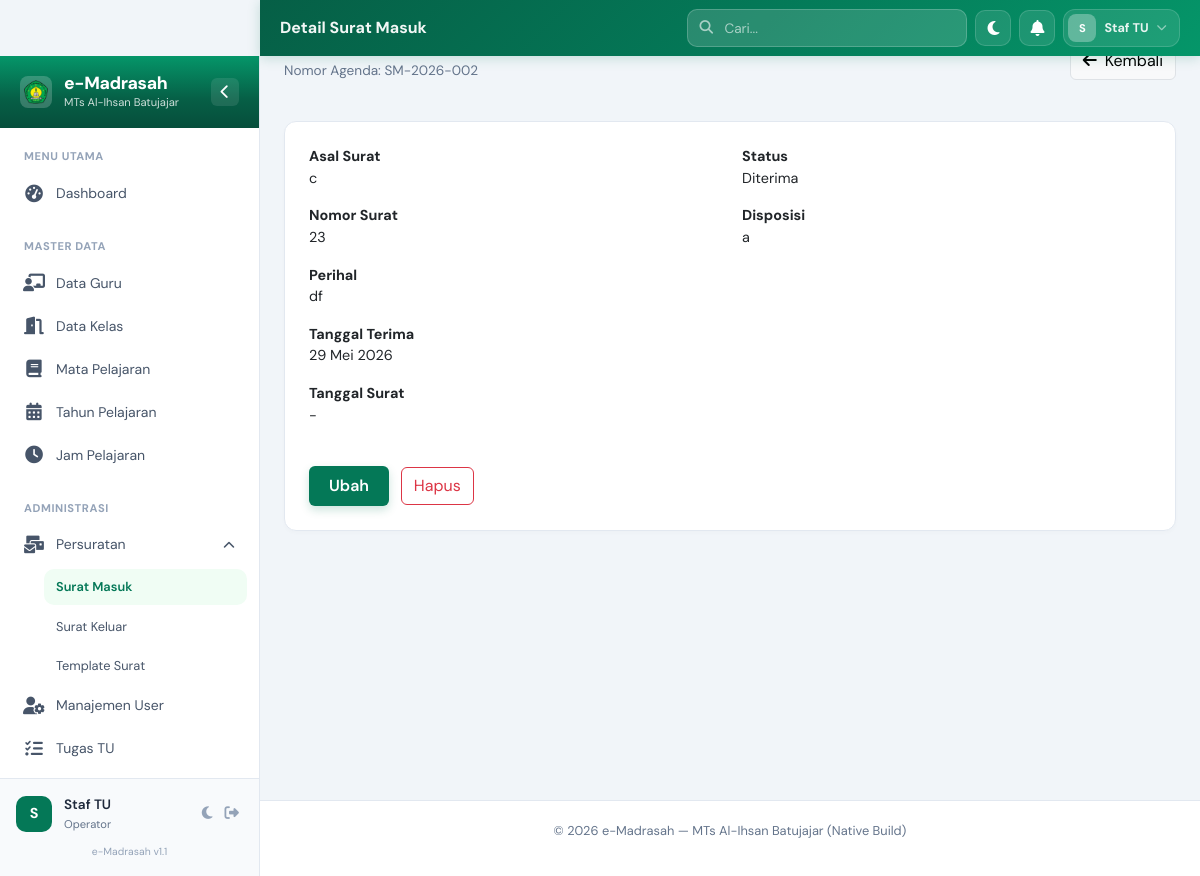
/modules/surat_masuk/show.php?id=2 (signed in), run on the app's committed database.
### tables this page shows
CREATE TABLE `surat_masuk` (
  `id` bigint unsigned NOT NULL AUTO_INCREMENT,
  `nomor_agenda` varchar(255) NOT NULL,
  `asal_surat` varchar(255) NOT NULL,
  `nomor_surat` varchar(255) DEFAULT NULL,
  `perihal` varchar(255) NOT NULL,
  `tanggal_terima` date NOT NULL,
  `tanggal_surat` date DEFAULT NULL,
  `disposisi` text,
  `file_scan` varchar(255) DEFAULT NULL,
  `status` enum('diterima','diproses','selesai') NOT NULL DEFAULT 'diterima',
  `created_at` timestamp NULL DEFAULT NULL,
  `updated_at` timestamp NULL DEFAULT NULL,
  PRIMARY KEY (`id`),
  UNIQUE KEY `surat_masuk_nomor_agenda_unique` (`nomor_agenda`)
);

### includes/functions.php (called while the page is built, shortened)
<?php
function tgl_indo($tanggal) {
    $bulan = array (1 => 'Januari', 'Februari', 'Maret', 'April', 'Mei', 'Juni', 'Juli', 'Agustus', 'September', 'Oktober', 'November', 'Desember');
    $pecahkan = explode('-', $tanggal);
    return $pecahkan[2] . ' ' . $bulan[ (int)$pecahkan[1] ] . ' ' . $pecahkan[0];
}
?>

### modules/surat_masuk/show.php (the view, shortened to what this page needs)
<?php
include __DIR__ . '/../../includes/header.php';
$id = isset($_GET['id']) ? (int) $_GET['id'] : 0;
$stmt = $pdo->prepare("SELECT * FROM surat_masuk WHERE id = ?");
$stmt->execute([$id]);
$surat = $stmt->fetch();
?>
<div class="page-header mb-4 fade-in">
    <div>
        <h2 class="page-title">Detail Surat Masuk</h2>
        <p class="page-subtitle">Nomor Agenda: <?php echo $surat['nomor_agenda']; ?></p>
    </div>
    <div>
        <a href="index.php" class="btn btn-light border">
            <i class="fas fa-arrow-left me-2"></i>Kembali
        </a>
    </div>
</div>
<div class="card border-0 shadow-sm p-4 fade-in">
    <div class="row g-4">
        <div class="col-md-6">
            <div class="mb-3"><strong>Asal Surat</strong><div><?php echo $surat['asal_surat']; ?></div></div>
            <div class="mb-3"><strong>Nomor Surat</strong><div><?php echo $surat['nomor_surat'] ?: '-'; ?></div></div>
            <div class="mb-3"><strong>Perihal</strong><div><?php echo $surat['perihal']; ?></div></div>
            <div class="mb-3"><strong>Tanggal Terima</strong><div><?php echo tgl_indo($surat['tanggal_terima']); ?></div></div>
            <div class="mb-3"><strong>Tanggal Surat</strong><div><?php echo $surat['tanggal_surat'] ? tgl_indo($surat['tanggal_surat']) : '-'; ?></div></div>
        </div>
        <div class="col-md-6">
            <div class="mb-3"><strong>Status</strong><div><?php echo ucfirst($surat['status']); ?></div></div>
            <div class="mb-3"><strong>Disposisi</strong><div><?php echo nl2br($surat['disposisi']); ?></div></div>
        </div>
    </div>
    <div class="mt-4">
        <a href="edit.php?id=<?php echo $surat['id']; ?>" class="btn btn-primary me-2">Ubah</a>
        <form action="delete.php" method="POST" class="d-inline" id="deleteForm-<?= $surat['id'] ?>">
            <button type="button" class="btn btn-outline-danger"
                onclick="showConfirmModal('Hapus surat masuk ini?', function() { document.getElementById('deleteForm-<?= $surat['id'] ?>').submit(); })">
                Hapus
            </button>
        </form>
    </div>
</div>
<?php include __DIR__ . '/../../includes/footer.php'; ?>

### assets/css/custom.css (style rules this page uses)
:root { --em-green-950: #022c22; --em-green-900: #064e3b; --em-green-800: #065f46; --em-green-700: #047857; --em-green-600: #059669; --em-green-500: #10b981; --em-green-200: #a7f3d0; --em-green-100: #d1fae5; --em-green-50 : #f0fdf4; --em-gold : #b45309; --em-gold-light: #fef3c7; --em-gray-950: #020617; --em-gray-900: #0f172a; --em-gray-800: #1e293b; --em-gray-700: #334155; --em-gray-600: #475569; --em-gray-500: #64748b; --em-gray-400: #94a3b8; --em-gray-300: #cbd5e1; --em-gray-200: #e2e8f0; --em-gray-100: #f1f5f9; --em-gray-50 : #f8fafc; --em-white : #ffffff; --em-primary : var(--em-green-700); --em-primary-dark : var(--em-green-800); --em-primary-darker : var(--em-green-900); --em-surface : var(--em-white); --em-bg : #f1f5f9; --em-border : #e2e8f0; --em-text : #1e293b; --em-text-muted : #64748b; --em-sidebar-w : 260px; --em-sidebar-collapsed-w: 75px; --em-header-h : 56px; --em-r-md : 10px; --em-r-lg : 14px; --em-r-xl : 20px; --em-r-full: 9999px; --em-ease : cubic-bezier(0.4, 0, 0.2, 1); --em-dur : 250ms; }
body { font-family: 'DM Sans', 'Segoe UI', system-ui, sans-serif; background: var(--em-bg); color: var(--em-text); font-size: 0.9rem; -webkit-font-smoothing: antialiased; overflow-x: hidden; transition: background-color 0.3s ease, color 0.3s ease; }
h1, h2, h3, h4, h5, h6 { font-family: 'Plus Jakarta Sans', sans-serif; font-weight: 700; }
.fade-in { animation: emFadeIn 0.5s ease both; }
.card.fade-in { animation-delay: 0.05s; }
.card:nth-child(2).fade-in { animation-delay: 0.1s; }
.card { border-radius: 12px !important; border: 1px solid var(--em-border) !important; box-shadow: 0 2px 4px rgba(0,0,0,0.02) !important; background: var(--em-white); transition: transform 0.2s, box-shadow 0.2s; }
.btn-primary { background: var(--em-primary); border: none; padding: 8px 20px; font-weight: 600; box-shadow: 0 4px 10px rgba(4, 120, 87, 0.2); }
.fade-in { animation: fadeIn 0.4s ease-out; }
.page-header { display: flex; flex-wrap: wrap; gap: 16px; justify-content: space-between; align-items: center; margin-bottom: 24px; }
.page-title { font-size: 1.5rem; font-weight: 800; color: var(--em-gray-900); }
.page-subtitle { font-size: 0.85rem; color: var(--em-gray-500); }

### data on the page
surat_masuk: nomor_agenda "SM-2026-002", asal_surat "c", nomor_surat "23", perihal "df", tanggal_terima "29 Mei 2026", status "Diterima", disposisi "a"

### other printed values
$page_title "Detail Surat Masuk"
substr($_SESSION['user_name'] ?? 'A', 0, 1) "S"
$_SESSION['user_name'] "Staf TU"
$_SESSION['user_role'] "Operator"
